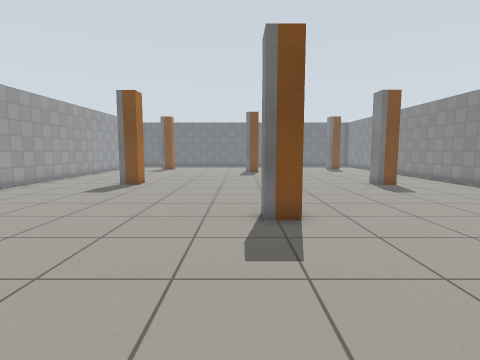
[1] (above)

16 first-person views from a walk through a world built for the Gazebo simulator. The camera is 0.94 m above the floor, tilts 6° down and sees 80° across. The floor is counted in squares, 0.5 m on a side. Each view is taken from the middle of a square. On the plan, view 1 faces up. The plan holds only what a view shows up to about 16 squares ahead; the rest is blank. Gazebo's built-in surfaces are drawn with simple patterns.

[2]
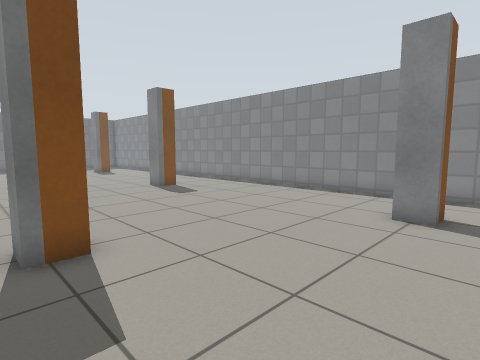

[3]
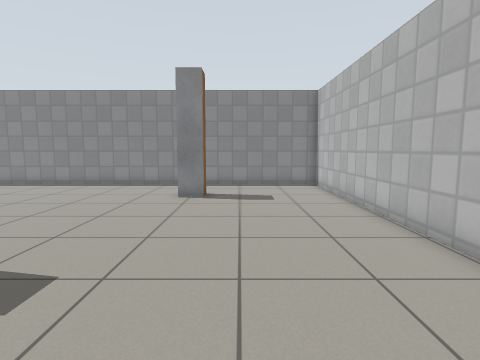

[4]
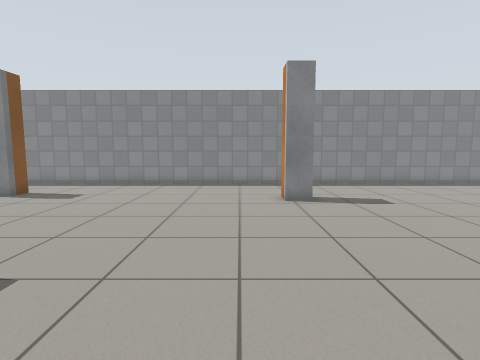

[5]
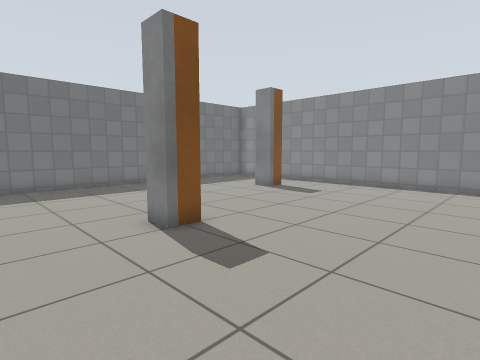

[6]
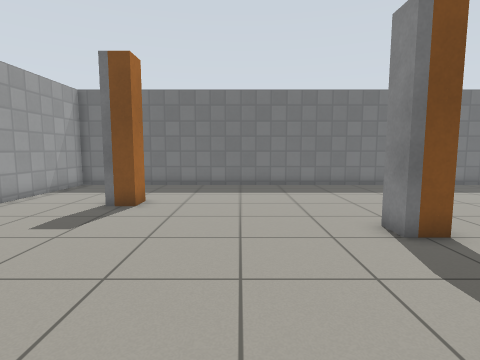

[7]
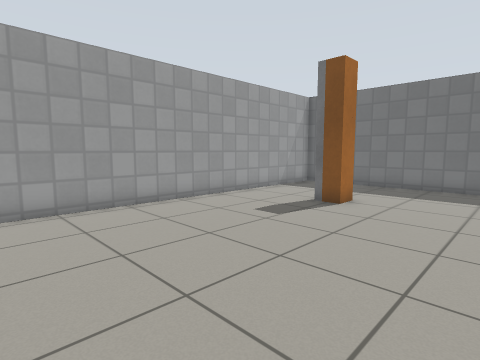

[8]
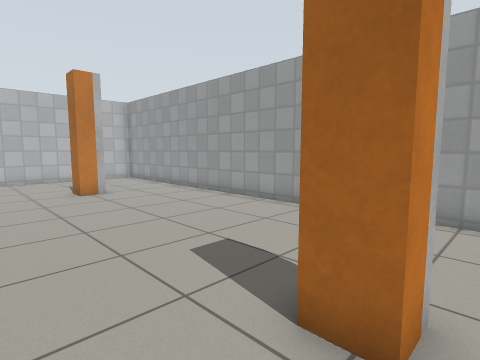

[9]
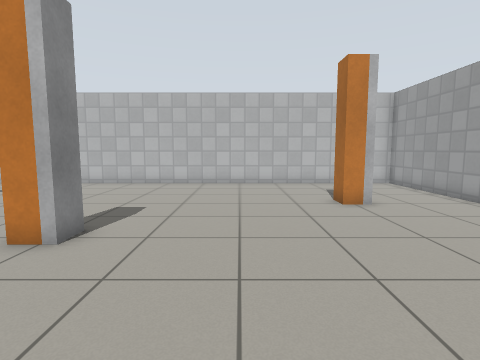

[10]
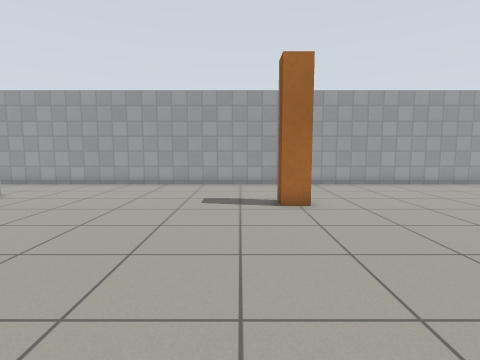

[11]
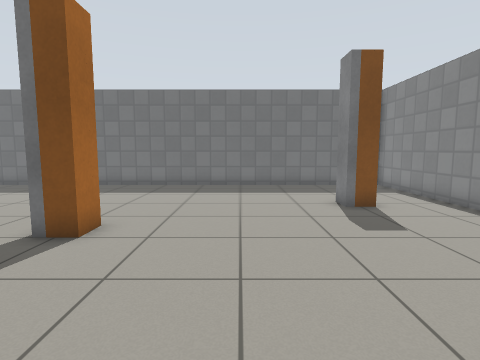

[12]
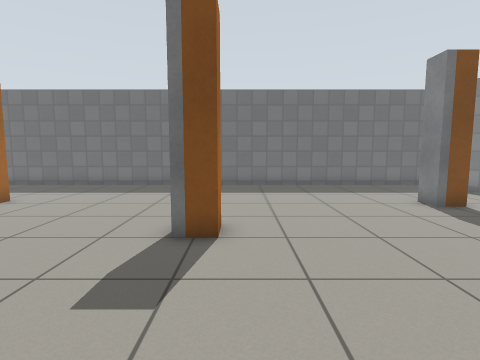

[13]
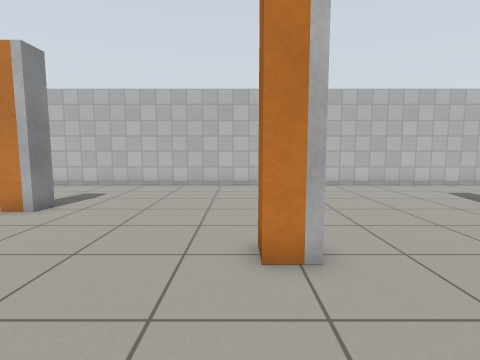

[14]
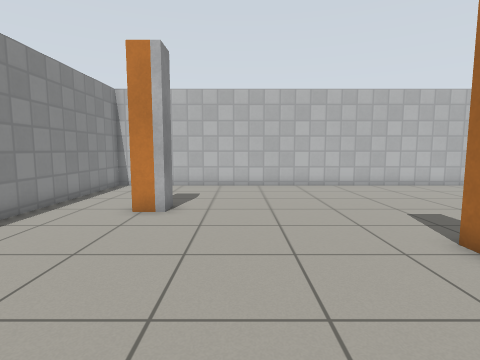

[15]
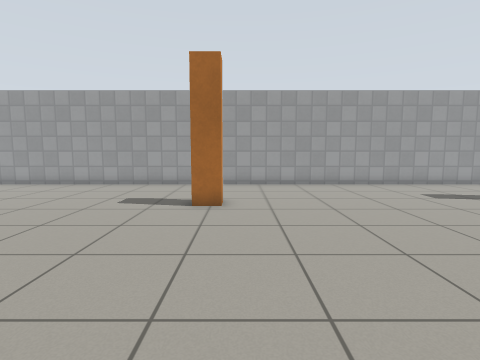

[16]
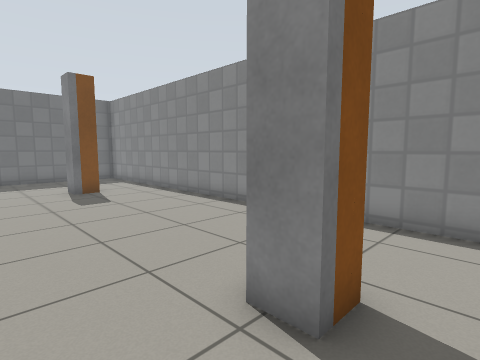

### Floor plan
Points are (right, up) in squares from view 1. A wall is a line through its corners. A room is listed if a view was taken in it or the views show most of it. See-through windows are left out.
Room 1 (views 1, 2, 3, 4, 5, 6, 7, 8, 9, 10, 11, 12, 13, 14, 15, 16)
walls: (-6.5, 16.4) (-5.5, 16.4) (-5.5, 15.3) (-6.5, 15.3); (0.6, 8.5) (1.5, 8.5) (1.5, 7.5) (0.6, 7.5) (0.6, 8.5); (8.5, 15.3) (7.4, 15.3) (7.4, 16.4) (8.5, 16.4); (1.5, 25) (1.5, 24) (0.6, 24) (0.6, 25); (-7.6, 4.3) (-6.5, 4.3) (-6.5, 3.3); (-6.5, 28.5) (-6.5, 27.3) (-7.5, 27.3); (9.6, 27.3) (8.5, 27.3) (8.5, 28.4); (9.4, 3.5) (8.3, 3.5) (8.3, 4.5) (9.4, 4.5); (-11.5, 33.3) (-11.5, -2.1) (12.4, -2.1) (12.4, 33.3) (-11.5, 33.3)

Positions as (right, up) in squares from view 1, and headings:
1: (0, 0), facing up
2: (0, 2), facing up-right
3: (-3, 2), facing right
4: (-3, 18), facing right
5: (-3, 18), facing up-right
6: (-3, 18), facing up
7: (-2, 18), facing up-left
8: (-3, 17), facing down-left
9: (-3, 14), facing down
10: (4, 14), facing left
11: (5, 18), facing up
12: (2, 18), facing up
13: (2, 13), facing down
14: (6, 13), facing down
15: (4, 17), facing left
16: (5, 14), facing up-right
